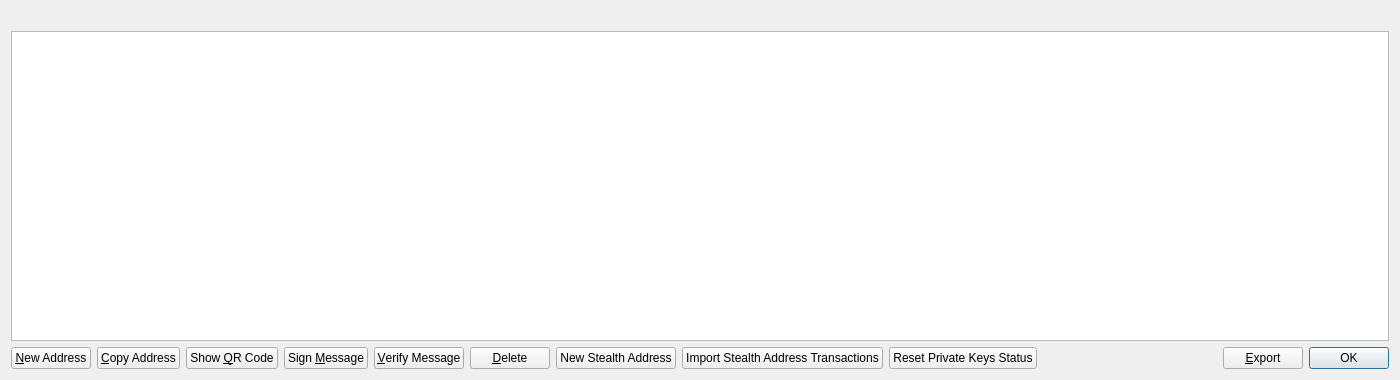
<?xml version="1.0" encoding="UTF-8"?>
<ui version="4.0">
 <class>AddressBookPage</class>
 <widget class="QWidget" name="AddressBookPage">
  <property name="geometry">
   <rect>
    <x>0</x>
    <y>0</y>
    <width>1400</width>
    <height>380</height>
   </rect>
  </property>
  <property name="windowTitle">
   <string>Address Book</string>
  </property>
  <layout class="QVBoxLayout" name="verticalLayout">
   <item>
    <widget class="QLabel" name="labelExplanation">
     <property name="textFormat">
      <enum>Qt::PlainText</enum>
     </property>
     <property name="wordWrap">
      <bool>true</bool>
     </property>
    </widget>
   </item>
   <item>
    <widget class="QTableView" name="tableView">
     <property name="contextMenuPolicy">
      <enum>Qt::CustomContextMenu</enum>
     </property>
     <property name="toolTip">
      <string>Double-click to edit address or label</string>
     </property>
     <property name="tabKeyNavigation">
      <bool>false</bool>
     </property>
     <property name="alternatingRowColors">
      <bool>true</bool>
     </property>
     <property name="selectionMode">
      <enum>QAbstractItemView::SingleSelection</enum>
     </property>
     <property name="selectionBehavior">
      <enum>QAbstractItemView::SelectRows</enum>
     </property>
     <property name="sortingEnabled">
      <bool>true</bool>
     </property>
     <attribute name="verticalHeaderVisible">
      <bool>false</bool>
     </attribute>
    </widget>
   </item>
   <item>
    <layout class="QHBoxLayout" name="horizontalLayout">
     <item>
      <widget class="QPushButton" name="newAddress">
       <property name="toolTip">
        <string>Create a new address</string>
       </property>
       <property name="text">
        <string>&amp;New Address</string>
       </property>
       <property name="icon">
        <iconset resource="../bitcoin.qrc">
         <normaloff>:/icons/add</normaloff>:/icons/add</iconset>
       </property>
      </widget>
     </item>
     <item>
      <widget class="QPushButton" name="copyAddress">
       <property name="toolTip">
        <string>Copy the currently selected address to the system clipboard</string>
       </property>
       <property name="text">
        <string>&amp;Copy Address</string>
       </property>
       <property name="icon">
        <iconset resource="../bitcoin.qrc">
         <normaloff>:/icons/editcopy</normaloff>:/icons/editcopy</iconset>
       </property>
      </widget>
     </item>
     <item>
      <widget class="QPushButton" name="showQRCode">
       <property name="text">
        <string>Show &amp;QR Code</string>
       </property>
       <property name="icon">
        <iconset resource="../bitcoin.qrc">
         <normaloff>:/icons/qrcode</normaloff>:/icons/qrcode</iconset>
       </property>
      </widget>
     </item>
     <item>
      <widget class="QPushButton" name="signMessage">
       <property name="toolTip">
        <string>Sign a message to prove you own a Monocle address</string>
       </property>
       <property name="text">
        <string>Sign &amp;Message</string>
       </property>
       <property name="icon">
        <iconset resource="../bitcoin.qrc">
         <normaloff>:/icons/edit</normaloff>:/icons/edit</iconset>
       </property>
      </widget>
     </item>
     <item>
      <widget class="QPushButton" name="verifyMessage">
       <property name="toolTip">
        <string>Verify a message to ensure it was signed with a specified Monocle address</string>
       </property>
       <property name="text">
        <string>&amp;Verify Message</string>
       </property>
       <property name="icon">
        <iconset resource="../bitcoin.qrc">
         <normaloff>:/icons/transaction_0</normaloff>:/icons/transaction_0</iconset>
       </property>
      </widget>
     </item>
     <item>
      <widget class="QPushButton" name="deleteAddress">
       <property name="toolTip">
        <string>Delete the currently selected address from the list</string>
       </property>
       <property name="text">
        <string>&amp;Delete</string>
       </property>
       <property name="icon">
        <iconset resource="../bitcoin.qrc">
         <normaloff>:/icons/remove</normaloff>:/icons/remove</iconset>
       </property>
      </widget>
     </item>
     <item>
      <widget class="QPushButton" name="newStealthAddress">
       <property name="text">
        <string>New Stealth Address</string>
       </property>
       <property name="icon">
        <iconset resource="../bitcoin.qrc">
         <normaloff>:/icons/add</normaloff>:/icons/add</iconset>
       </property>
      </widget>
     </item>
     <item>
      <widget class="QPushButton" name="importStealthAddress">
       <property name="text">
        <string>Import Stealth Address Transactions</string>
       </property>
       <property name="icon">
        <iconset resource="../bitcoin.qrc">
         <normaloff>:/icons/edit</normaloff>:/icons/edit</iconset>
       </property>
      </widget>
     </item>
     <item>
      <widget class="QPushButton" name="resetPrivateKeysButton">
       <property name="text">
        <string>Reset Private Keys Status</string>
       </property>
       <property name="icon">
        <iconset resource="../bitcoin.qrc">
         <normaloff>:/icons/key</normaloff>:/icons/key</iconset>
       </property>
      </widget>
     </item>
     <item>
      <spacer name="horizontalSpacer">
       <property name="orientation">
        <enum>Qt::Horizontal</enum>
       </property>
       <property name="sizeHint" stdset="0">
        <size>
         <width>40</width>
         <height>20</height>
        </size>
       </property>
      </spacer>
     </item>
     <item>
      <widget class="QPushButton" name="exportButton">
       <property name="toolTip">
        <string>Export the data in the current tab to a file</string>
       </property>
       <property name="text">
        <string>&amp;Export</string>
       </property>
       <property name="icon">
        <iconset resource="../bitcoin.qrc">
         <normaloff>:/icons/export</normaloff>:/icons/export</iconset>
       </property>
      </widget>
     </item>
     <item>
      <widget class="QDialogButtonBox" name="buttonBox">
       <property name="sizePolicy">
        <sizepolicy hsizetype="Maximum" vsizetype="Fixed">
         <horstretch>0</horstretch>
         <verstretch>0</verstretch>
        </sizepolicy>
       </property>
       <property name="standardButtons">
        <set>QDialogButtonBox::Ok</set>
       </property>
      </widget>
     </item>
    </layout>
   </item>
  </layout>
 </widget>
 <resources>
  <include location="../bitcoin.qrc"/>
 </resources>
 <connections/>
</ui>
